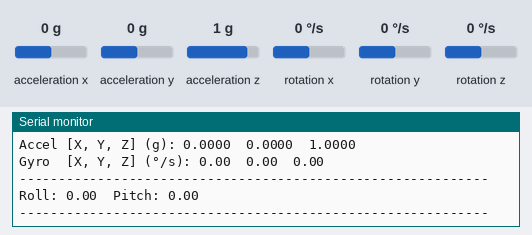
The sketch below on a simulated Arduino Uno, built with avr-gcc and run on an emulated ATmega328P. Shown: the last lines printed to the serial monitor. Wiring (inferred from the names in the program): MPU-9250 motion sensor at I2C address 0x68. The test bench sets the inputs (shaded band); at power-on: acceleration z 1 g, acceleration x 0 g, acceleration y 0 g, rotation x 0 °/s, rotation y 0 °/s, rotation z 0 °/s.

Above: at 1.3 s.
1.4 s: acceleration z set to 0 g
At 2.6 s:
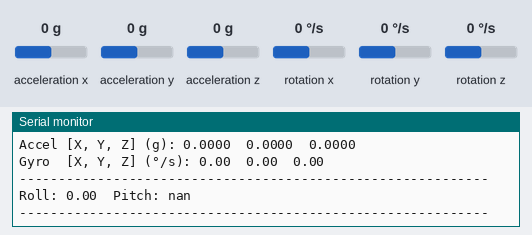
4.7 s: acceleration x set to -1.4 g
6.2 s: acceleration y set to -1.4 g
At 7.2 s:
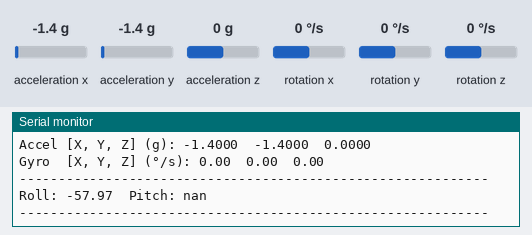
7.7 s: rotation x set to -192 °/s
At 9.0 s:
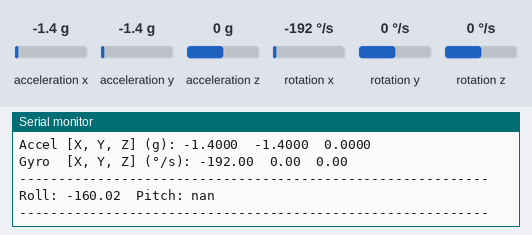
9.2 s: rotation y set to -192 °/s
At 10.0 s:
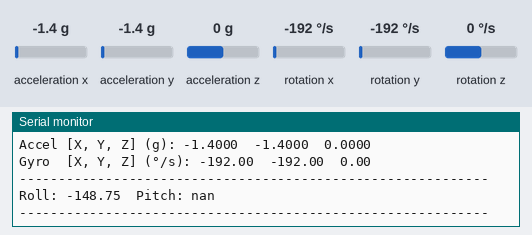
Timing chart, 0 to 11.7 s (numbered marks = the images above; inputs shaded):
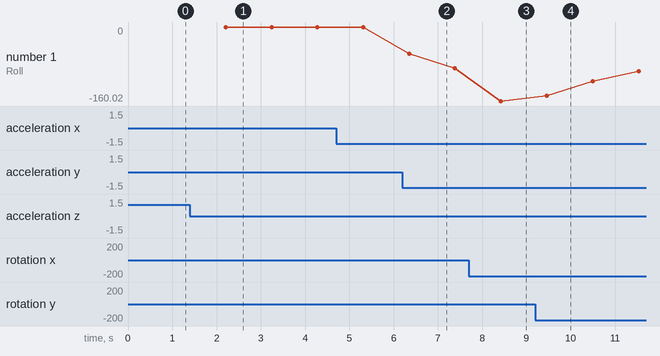

Measured:
- after the input at 1.4 s, the serial monitor: prints a new line after 0.78 s (image 1)
- after the input at 6.2 s, the serial monitor: prints a new line after 0.12 s (image 2)
- after the input at 7.7 s, the serial monitor: prints a new line after 0.70 s (image 3)
- after the input at 9.2 s, the serial monitor: prints a new line after 0.24 s (image 4)
- plotted number 1: 0 → -89.45 after the input at 6.2 s, -89.45 → -160.02 after the input at 7.7 s, -160.02 → -95.89 after the input at 9.2 s

The sketch:

MPU-6500-Driver.ino
```cpp
#include "MPU6500.h"

void setup() {
  Serial.begin(115200);

  IMU::init();
}

void loop() {
  IMU::read();

  // طباعة القيم بشكل منظم
  Serial.println("------------------------------------------------------------");
  Serial.println("Raw Sensor Data:");
  Serial.print("Accel [X, Y, Z]: ");
  Serial.print(IMU::getRawAccelX()); Serial.print("\t");
  Serial.print(IMU::getRawAccelY()); Serial.print("\t");
  Serial.println(IMU::getRawAccelZ());

  Serial.print("Gyro  [X, Y, Z]: ");
  Serial.print(IMU::getRawGyroX()); Serial.print("\t");
  Serial.print(IMU::getRawGyroY()); Serial.print("\t");
  Serial.println(IMU::getRawGyroZ());

  Serial.println("------------------------------------------------------------");
  Serial.println("Processed Sensor Data:");
  Serial.print("Accel [X, Y, Z] (g): ");
  Serial.print(IMU::getAccelX_g(), 4); Serial.print("\t");
  Serial.print(IMU::getAccelY_g(), 4); Serial.print("\t");
  Serial.println(IMU::getAccelZ_g(), 4);

  Serial.print("Gyro  [X, Y, Z] (°/s): ");
  Serial.print(IMU::getGyroX_dps(), 2); Serial.print("\t");
  Serial.print(IMU::getGyroY_dps(), 2); Serial.print("\t");
  Serial.println(IMU::getGyroZ_dps(), 2);

  Serial.println("------------------------------------------------------------");
  Serial.print("Roll: "); Serial.print(IMU::getRoll(), 2);
  Serial.print("\tPitch: "); Serial.println(IMU::getPitch(), 2);
  Serial.println("------------------------------------------------------------");

  delay(1000);

}
```

MPU6500.cpp
```cpp
#include "MPU6500.h"
#include <Wire.h>

#if SERIAL_KalmanMPU9250_DEBUG
#define DEBUG_INIT() Serial.begin(115200)
#define DEBUG_PRINT(x) Serial.print(x)
#define DEBUG_PRINTLN(x) Serial.println(x)
#else
#define DEBUG_INIT()
#define DEBUG_PRINT(x)
#define DEBUG_PRINTLN(x)
#endif

#ifndef M_PI
#define M_PI 3.14159265359
#endif
#ifndef RAD_TO_DEG
#define RAD_TO_DEG 180.0 / M_PI
#endif

#define sqr(x) ((x)*(x))
#define hypotenuse(x, y) sqrt(sqr(x) + sqr(y))

#define IMU_ADDR 0x68
#define IMU_PWR_MGMT_1 0x6B
#define IMU_ACCEL_XOUT_H 0x3B

typedef struct {
  double Q_angle, Q_bias, R_measure;
  double angle, bias, rate;
  double P[2][2], K[2], y, S;
} Kalman;

static Kalman kalmanX, kalmanY;
static double gyroXAngle, gyroYAngle;

uint32_t IMU::lastProcessed = 0;
int16_t IMU::accelX, IMU::accelY, IMU::accelZ;
int16_t IMU::gyroX, IMU::gyroY, IMU::gyroZ;
double IMU::kalXAngle, IMU::kalYAngle;

void Kalman_Init(Kalman* kal) {
  kal->Q_angle = 0.001;
  kal->Q_bias = 0.003;
  kal->R_measure = 0.03;
  kal->angle = kal->bias = 0;
  kal->P[0][0] = kal->P[1][1] = kal->P[0][1] = kal->P[1][0] = 0;
}

double Kalman_GetAngle(Kalman* kal, double newAngle, double newRate, double dt) {
  kal->rate = newRate - kal->bias;
  kal->angle += dt * kal->rate;

  kal->P[0][0] += dt * (dt * kal->P[1][1] - kal->P[0][1] - kal->P[1][0] + kal->Q_angle);
  kal->P[0][1] -= dt * kal->P[1][1];
  kal->P[1][0] -= dt * kal->P[1][1];
  kal->P[1][1] += kal->Q_bias * dt;

  kal->S = kal->P[0][0] + kal->R_measure;
  kal->K[0] = kal->P[0][0] / kal->S;
  kal->K[1] = kal->P[1][0] / kal->S;

  kal->y = newAngle - kal->angle;
  kal->angle += kal->K[0] * kal->y;
  kal->bias += kal->K[1] * kal->y;

  kal->P[0][0] -= kal->K[0] * kal->P[0][0];
  kal->P[0][1] -= kal->K[0] * kal->P[0][1];
  kal->P[1][0] -= kal->K[1] * kal->P[0][0];
  kal->P[1][1] -= kal->K[1] * kal->P[0][1];

  return kal->angle;
}

void IMU::init() {
  DEBUG_INIT();
  Wire.begin();
  Wire.beginTransmission(IMU_ADDR);
  Wire.write(IMU_PWR_MGMT_1);
  Wire.write(0x00);  // Wake up
  Wire.endTransmission(true);
  delay(100);

  Kalman_Init(&kalmanX);
  Kalman_Init(&kalmanY);

  MPU9250Read();
  double roll, pitch;
  RollPitchFromAccel(&roll, &pitch);

  kalmanX.angle = roll;
  kalmanY.angle = pitch;
  gyroXAngle = roll;
  gyroYAngle = pitch;

  lastProcessed = micros();
}

void IMU::read() {
  MPU9250Read();
  double dt = (double)(micros() - lastProcessed) / 1000000.0;
  lastProcessed = micros();

  double roll, pitch;
  RollPitchFromAccel(&roll, &pitch);

  double gyroXRate = (double)gyroX / 131.0;
  double gyroYRate = (double)gyroY / 131.0;

#ifdef RESTRICT_PITCH
  if ((roll < -90 && kalXAngle > 90) || (roll > 90 && kalXAngle < -90)) {
    kalmanX.angle = roll;
    kalXAngle = roll;
    gyroXAngle = roll;
  } else {
    kalXAngle = Kalman_GetAngle(&kalmanX, roll, gyroXRate, dt);
  }

  if (abs(kalXAngle) > 90) gyroYRate = -gyroYRate;
  kalYAngle = Kalman_GetAngle(&kalmanY, pitch, gyroYRate, dt);
#else
  if ((pitch < -90 && kalYAngle > 90) || (pitch > 90 && kalYAngle < -90)) {
    kalmanY.angle = pitch;
    kalYAngle = pitch;
    gyroYAngle = pitch;
  } else {
    kalYAngle = Kalman_GetAngle(&kalmanY, pitch, gyroYRate, dt);
  }

  if (abs(kalYAngle) > 90) gyroXRate = -gyroXRate;
  kalXAngle = Kalman_GetAngle(&kalmanX, roll, gyroXRate, dt);
#endif

  gyroXAngle += gyroXRate * dt;
  gyroYAngle += gyroYRate * dt;

  if (gyroXAngle < -180 || gyroXAngle > 180) gyroXAngle = kalXAngle;
  if (gyroYAngle < -180 || gyroYAngle > 180) gyroYAngle = kalYAngle;
}

void IMU::MPU9250Read() {
  Wire.beginTransmission(IMU_ADDR);
  Wire.write(IMU_ACCEL_XOUT_H);
  Wire.endTransmission(false);
  Wire.requestFrom(IMU_ADDR, 14, true);

  accelX = (int16_t)(Wire.read() << 8 | Wire.read());
  accelY = (int16_t)(Wire.read() << 8 | Wire.read());
  accelZ = (int16_t)(Wire.read() << 8 | Wire.read());
  Wire.read(); Wire.read(); // Temp
  gyroX = (int16_t)(Wire.read() << 8 | Wire.read());
  gyroY = (int16_t)(Wire.read() << 8 | Wire.read());
  gyroZ = (int16_t)(Wire.read() << 8 | Wire.read());
}

void IMU::RollPitchFromAccel(double* roll, double* pitch) {
#ifdef RESTRICT_PITCH
  *roll = atan2((double)accelY, (double)accelZ) * RAD_TO_DEG;
  *pitch = atan((double)-accelX / hypotenuse((double)accelY, (double)accelZ)) * RAD_TO_DEG;
#else
  *roll = atan((double)accelY / hypotenuse((double)accelX, (double)accelZ)) * RAD_TO_DEG;
  *pitch = atan2((double)-accelX, (double)accelZ) * RAD_TO_DEG;
#endif
}

uint32_t IMU::getLastReadTime() { return lastProcessed; }
int16_t IMU::getRawAccelX() { return accelX; }
int16_t IMU::getRawAccelY() { return accelY; }
int16_t IMU::getRawAccelZ() { return accelZ; }
int16_t IMU::getRawGyroX() { return gyroX; }
int16_t IMU::getRawGyroY() { return gyroY; }
int16_t IMU::getRawGyroZ() { return gyroZ; }
double IMU::getRoll() { return kalXAngle; }
double IMU::getPitch() { return kalYAngle; }

// إرجاع القيم بالـ g والـ dps
double IMU::getAccelX_g() { return (double)accelX / 16384.0; }
double IMU::getAccelY_g() { return (double)accelY / 16384.0; }
double IMU::getAccelZ_g() { return (double)accelZ / 16384.0; }
double IMU::getGyroX_dps() { return (double)gyroX / 131.0; }
double IMU::getGyroY_dps() { return (double)gyroY / 131.0; }
double IMU::getGyroZ_dps() { return (double)gyroZ / 131.0; }
```

MPU6500.h
```cpp
#ifndef _MPU6500_Kalman_H_
#define _MPU6500_Kalman_H_

#include "Arduino.h"

#define SERIAL_KalmanMPU9250_DEBUG 0
#define RESTRICT_PITCH

class IMU {
public:
  static void init();
  static void read();
  static uint32_t getLastReadTime();
  static int16_t getRawAccelX();
  static int16_t getRawAccelY();
  static int16_t getRawAccelZ();
  static int16_t getRawGyroX();
  static int16_t getRawGyroY();
  static int16_t getRawGyroZ();
  static double getRoll();
  static double getPitch();
  static double getAccelX_g();
  static double getAccelY_g();
  static double getAccelZ_g();
  static double getGyroX_dps();
  static double getGyroY_dps();
  static double getGyroZ_dps();

private:
  static void MPU9250Read();
  static void RollPitchFromAccel(double* roll, double* pitch);

  static uint32_t lastProcessed;
  static int16_t accelX, accelY, accelZ;
  static int16_t gyroX, gyroY, gyroZ;
  static double kalXAngle, kalYAngle;
};

#endif
```
